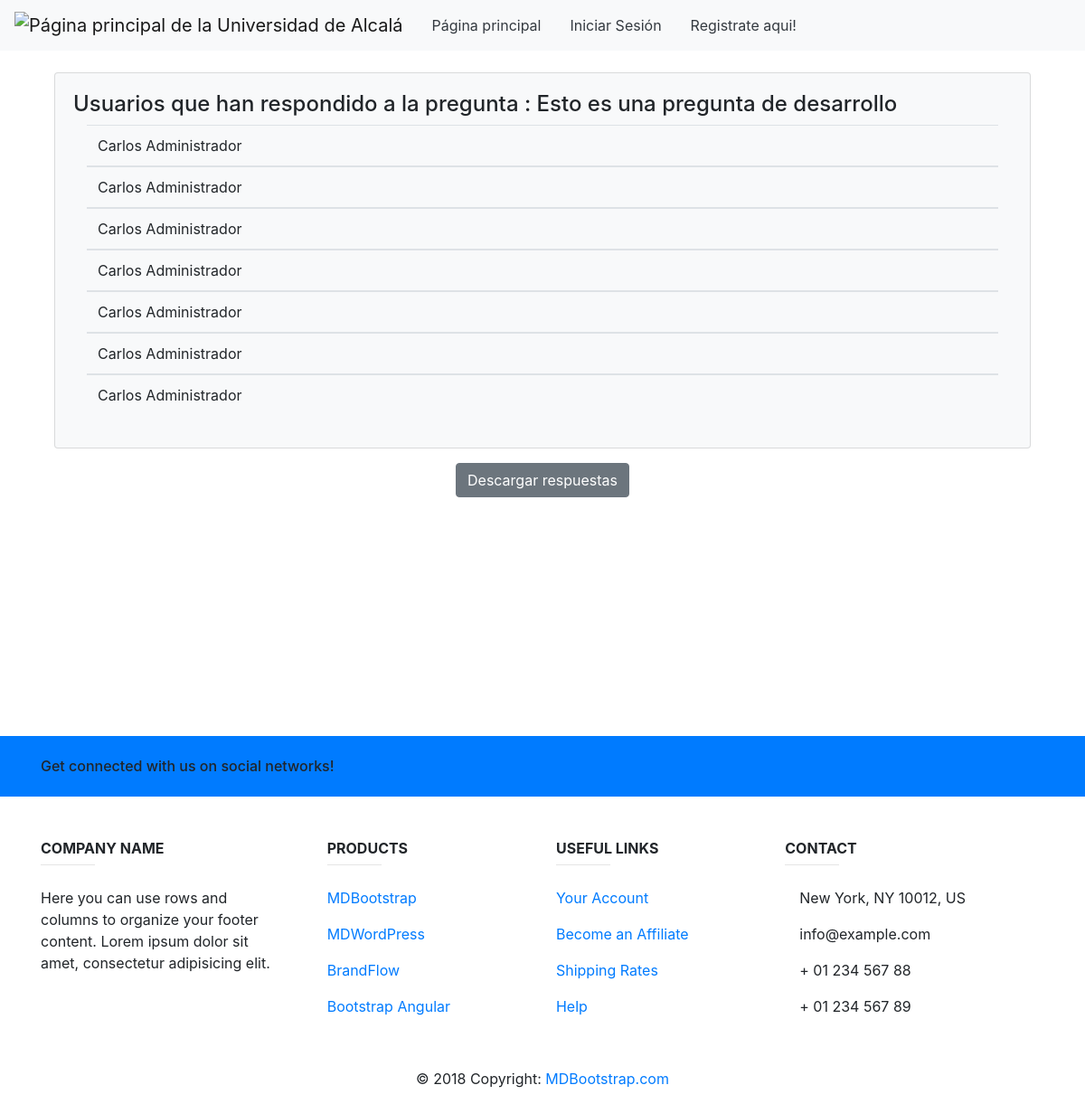
Screenshot of /polls/Esto es una pregunta de desarrollo/detail_text_type/ with the database file from the repository.
### polls/models.py (models this page shows, shortened)
class Question(models.Model):
    question_text = models.CharField(max_length=200)
    id = models.UUIDField(primary_key=True, default=uuid.uuid4, help_text="Identificador unico de la pregunta")
    pub_date = models.DateTimeField(auto_now_add=True)
    asignatura= models.ForeignKey(Asignaturas,on_delete=models.CASCADE)
    creator = models.CharField(max_length=200, null=True, blank=True)
    n_choices = models.IntegerField(null=True, blank=True)
    total_votes = models.IntegerField(null=True, blank=True)
    ENCUESTA = 'E'
    TEST = 'T'
    DESARROLLO = 'D'
    QUESTION_TYPE = (
        (ENCUESTA, 'Encuesta'),
        (TEST, 'Tipo Test'),
        (DESARROLLO, 'Desarrollo'),
    )
    question_type = models.CharField(
        max_length=1,
        choices=QUESTION_TYPE,
        default=ENCUESTA
    )

class Choice(models.Model):
    question = models.ForeignKey(Question, on_delete=models.CASCADE)
    choice_text = models.CharField(max_length=200,null=True, blank=True)
    text_type_choice_text = models.TextField(max_length=1000,null=True, blank=True)
    votes = models.IntegerField(default=0)
    choice_id = models.UUIDField(primary_key=True, default=uuid.uuid1, help_text="Identificador unico de la respuesta")
    is_correct_answer = models.BooleanField(default=False)
    who_voted = models.TextField(blank=True, null=True)

### polls/views.py (the view)
# urls.py: path('<str:question_text>/detail_text_type/', views.detail_answer_input, name='detail_answer_input'),
def detail_answer_input(request, question_text):
    answer_list = answer_list_context = []
    question = Question.objects.get(question_text=question_text)
    return render(request, 'polls/detail_text_questions.html', {'question': question})

### polls/templates/polls/detail_text_questions.html
{% extends 'base.html' %}
{% block content %}
{% if question %}
<div class="container">
        <div class="container-fluid">
        <div class="container card mt-md-4  text-black bg-light mb-3" >
            <div class="row card-body ">
<h4 class="text-center">Usuarios que han respondido a la pregunta : {{question.question_text}}</h4>
<div class="container">
  <table class="table table-borderless">
                    {% for choices in question.choice_set.all%}
    <tbody>
                      <tr><td>  {{ choices.who_voted }}</td></tr>
                        {% endfor %}
                      </tbody>
  </table>
            </div>
                </div>
            </div>
</div>
        <a href="{% url 'polls:GeneratePDF' question.id %}" ><button type="button"  class="btn btn-secondary">Descargar respuestas</button></a>
    {% else %}
    <div class="alert alert-danger" role="alert">
        <strong>Error!</strong> Aún no existen votos para esta pregunta
    </div>
    {% endif %}
    </body>
    {% endblock %}

### rows the page displays
Question: question_text "Esto es una pregunta de desarrollo"
Choice: who_voted "Carlos Administrador"
Choice: who_voted "Carlos Administrador"
Choice: who_voted "Carlos Administrador"
Choice: who_voted "Carlos Administrador"
Choice: who_voted "Carlos Administrador"
Choice: who_voted "Carlos Administrador"
Choice: who_voted "Carlos Administrador"
